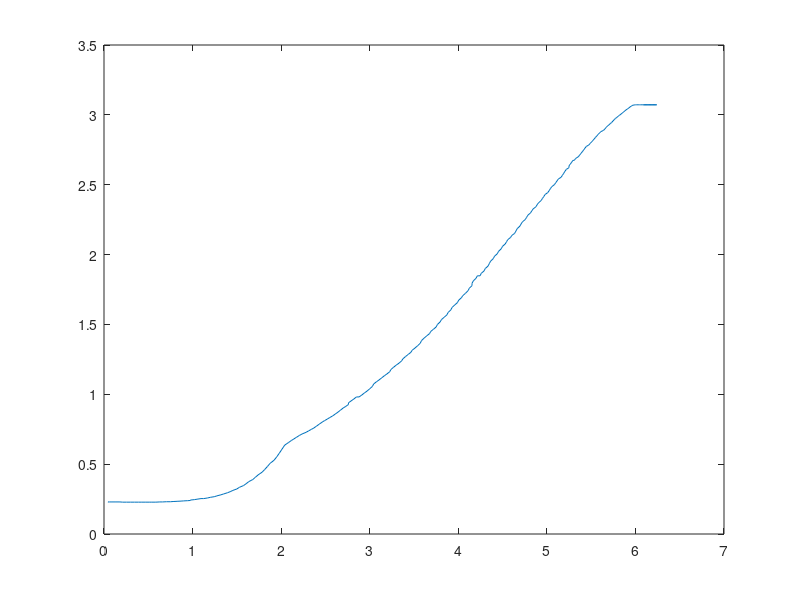
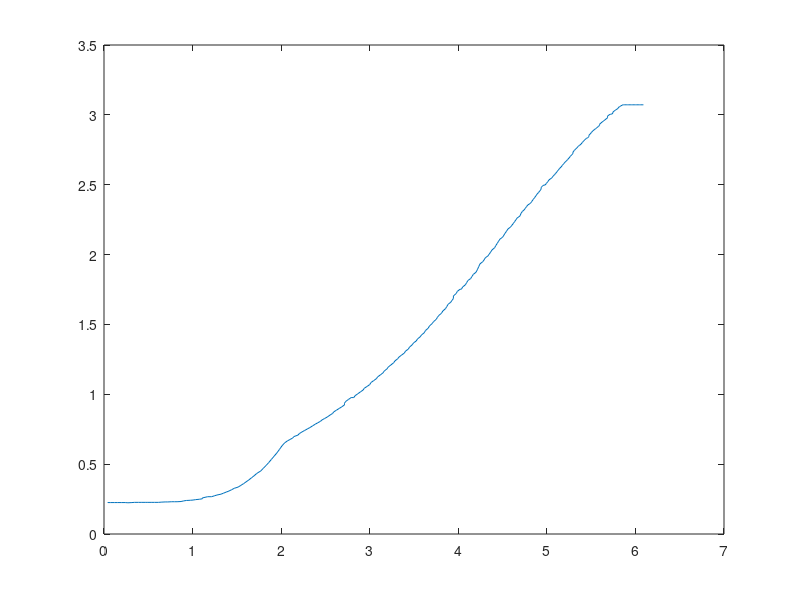
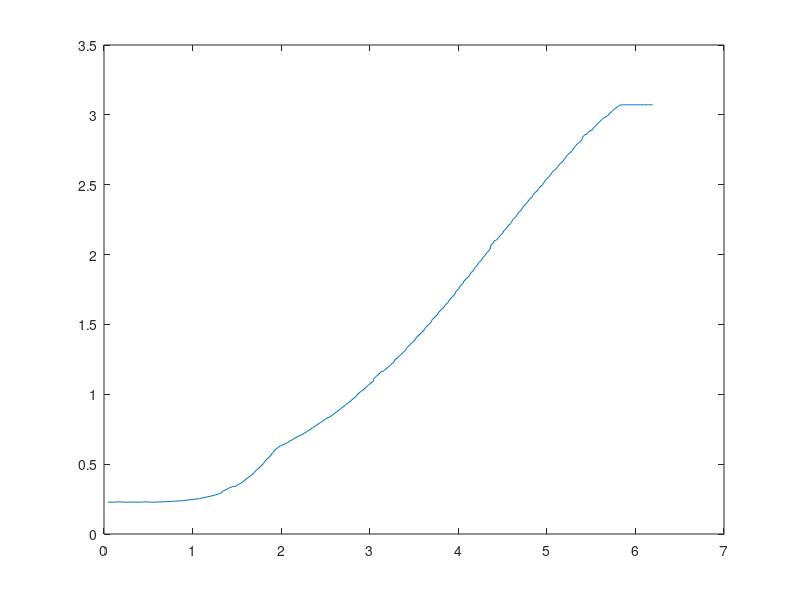
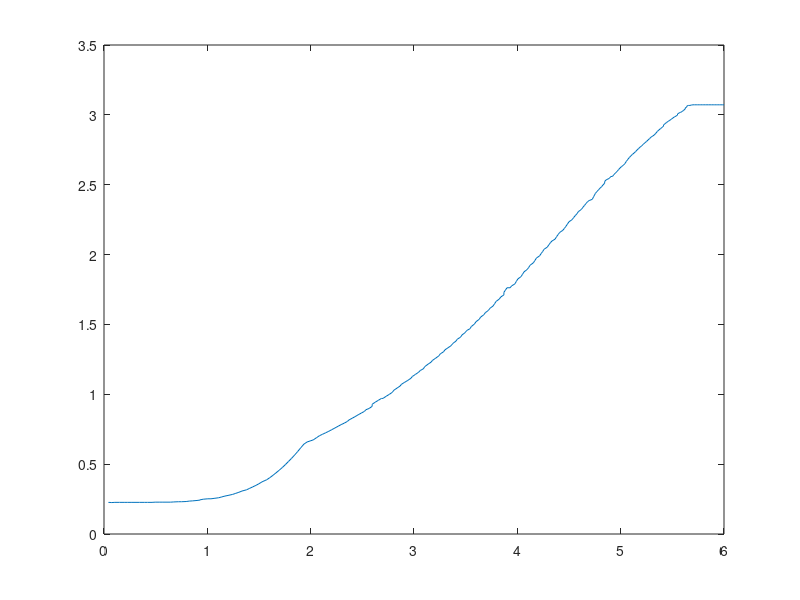

The MATLAB script that drew these images, in order:
clear all; close all;
Iv30 = [0.228	0.228	0.228	0.228	0.2295	0.2295	0.2295	0.2295	0.2295	0.228	0.228	0.228	0.228	0.228	0.228	0.228	0.228	0.228	0.228	0.2295	0.2295	0.231	0.231	0.2325	0.234	0.2355	0.237	0.2385	0.24	0.243	0.246	0.249	0.2535	0.2535	0.258	0.2625	0.267	0.273	0.2805	0.2865	0.2955	0.303	0.312	0.3225	0.3345	0.3465	0.36	0.375	0.39	0.4065	0.423	0.4425	0.462	0.483	0.5055	0.528	0.552	0.579	0.6075	0.636	0.6555	0.669	0.681	0.693	0.705	0.7155	0.7275	0.738	0.7485	0.759	0.7725	0.786	0.7995	0.8115	0.822	0.834	0.8445	0.858	0.8715	0.8865	0.9015	0.9135	0.927	0.939	0.9525	0.966	0.981	0.981	0.9945	1.0095	1.023	1.0395	1.056	1.074	1.089	1.1025	1.1175	1.1325	1.146	1.161	1.1775	1.194	1.209	1.2225	1.239	1.254	1.2705	1.2855	1.3005	1.3155	1.3305	1.347	1.365	1.3845	1.4025	1.419	1.434	1.4505	1.4655	1.482	1.5	1.518	1.5345	1.551	1.5675	1.5855	1.6035	1.6215	1.6395	1.656	1.674	1.6905	1.7055	1.722	1.7415	1.7595	1.7775	1.794	1.812	1.83	1.848	1.848	1.866	1.8825	1.9005	1.917	1.935	1.953	1.971	1.989	2.0055	2.0235	2.0415	2.0595	2.076	2.0925	2.1075	2.1225	2.1375	2.151	2.1675	2.1855	2.2035	2.22	2.235	2.25	2.265	2.2815	2.298	2.313	2.3265	2.3415	2.3565	2.37	2.3865	2.4015	2.415	2.43	2.4435	2.457	2.472	2.4855	2.5005	2.514	2.5275	2.541	2.553	2.5665	2.5815	2.5965	2.61	2.622	2.6355	2.6475	2.661	2.6745	2.6745	2.688	2.7	2.712	2.724	2.736	2.748	2.7615	2.7735	2.7855	2.796	2.8065	2.817	2.8275	2.8395	2.85	2.8605	2.871	2.88	2.889	2.8995	2.91	2.9205	2.928	2.937	2.9445	2.955	2.9655	2.9745	2.982	2.9895	2.997	3.0045	3.012	3.0195	3.0285	3.036	3.042	3.0495	3.057	3.063	3.069	3.0705	3.072	3.072	3.072	3.072	3.072	3.072	3.072	3.072	3.072	3.072	3.072	3.072	3.072	3.072	3.072	3.072	3.072	3.072	3.072	3.072	3.072]; 
Vv30 = [0.045	0.045	0.045	0.045	0.045	0.06	0.09	0.135	0.18	0.21	0.255	0.3	0.345	0.39	0.42	0.465	0.51	0.54	0.585	0.63	0.66	0.705	0.75	0.78	0.825	0.87	0.9	0.945	0.975	0.975	1.02	1.05	1.095	1.125	1.17	1.2	1.245	1.275	1.32	1.35	1.395	1.425	1.455	1.5	1.53	1.575	1.605	1.635	1.68	1.71	1.74	1.785	1.815	1.845	1.875	1.92	1.95	1.98	2.01	2.04	2.085	2.115	2.145	2.175	2.205	2.235	2.28	2.31	2.34	2.37	2.4	2.43	2.46	2.49	2.52	2.55	2.58	2.61	2.64	2.67	2.7	2.73	2.76	2.76	2.79	2.82	2.85	2.88	2.91	2.94	2.97	3	3.03	3.045	3.075	3.105	3.135	3.165	3.195	3.225	3.24	3.27	3.3	3.33	3.36	3.375	3.405	3.435	3.465	3.48	3.51	3.54	3.57	3.585	3.615	3.645	3.675	3.69	3.72	3.75	3.765	3.795	3.81	3.84	3.87	3.885	3.915	3.93	3.96	3.99	4.005	4.035	4.05	4.08	4.11	4.125	4.155	4.155	4.17	4.2	4.215	4.245	4.26	4.29	4.305	4.335	4.35	4.365	4.395	4.41	4.44	4.455	4.485	4.5	4.53	4.545	4.56	4.59	4.605	4.635	4.65	4.665	4.695	4.71	4.725	4.755	4.77	4.785	4.815	4.83	4.845	4.875	4.89	4.905	4.935	4.95	4.965	4.98	5.01	5.025	5.04	5.055	5.085	5.1	5.115	5.13	5.16	5.175	5.19	5.205	5.22	5.25	5.25	5.265	5.28	5.295	5.31	5.325	5.355	5.37	5.385	5.4	5.415	5.43	5.445	5.475	5.49	5.505	5.52	5.535	5.55	5.565	5.58	5.595	5.61	5.64	5.655	5.67	5.685	5.7	5.715	5.73	5.745	5.76	5.775	5.79	5.805	5.82	5.835	5.85	5.865	5.88	5.895	5.91	5.925	5.94	5.955	5.97	5.985	6	6.015	6.03	6.03	6.045	6.06	6.075	6.075	6.09	6.105	6.12	6.135	6.15	6.165	6.18	6.195	6.21	6.21	6.225	6.24	6.09];
Iv25 = [0.225	0.225	0.225	0.225	0.225	0.2265	0.225	0.225	0.225	0.2265	0.225	0.225	0.225	0.225	0.225	0.225	0.225	0.225	0.2235	0.225	0.2265	0.2265	0.2265	0.2265	0.2265	0.2265	0.2265	0.2265	0.228	0.2295	0.2295	0.231	0.231	0.231	0.2325	0.237	0.24	0.2415	0.243	0.246	0.249	0.252	0.258	0.2625	0.267	0.267	0.273	0.279	0.285	0.2925	0.3	0.3075	0.3165	0.327	0.336	0.348	0.36	0.3735	0.387	0.402	0.417	0.4335	0.4515	0.471	0.4905	0.5115	0.534	0.5565	0.579	0.6045	0.6315	0.6525	0.666	0.6765	0.687	0.6975	0.708	0.7185	0.7305	0.741	0.7515	0.762	0.774	0.786	0.7965	0.807	0.816	0.8265	0.837	0.8505	0.8625	0.8745	0.8865	0.8985	0.9105	0.924	0.936	0.9495	0.963	0.9765	0.9765	0.99	1.0035	1.017	1.0305	1.044	1.056	1.0695	1.0845	1.098	1.1115	1.125	1.1385	1.1535	1.167	1.182	1.1955	1.2105	1.2255	1.239	1.254	1.266	1.281	1.2945	1.3095	1.323	1.338	1.3545	1.368	1.3815	1.3965	1.4115	1.425	1.44	1.4565	1.473	1.4895	1.506	1.5195	1.536	1.551	1.5645	1.5795	1.596	1.6125	1.6275	1.644	1.659	1.6725	1.686	1.704	1.7205	1.737	1.752	1.752	1.7685	1.7835	1.8	1.815	1.8285	1.8435	1.8585	1.8735	1.8915	1.9125	1.9335	1.9485	1.9605	1.977	1.9905	2.004	2.0175	2.0325	2.049	2.0655	2.0805	2.0955	2.1105	2.124	2.139	2.154	2.1675	2.1825	2.1975	2.2095	2.2215	2.235	2.2485	2.262	2.2755	2.2965	2.31	2.3175	2.3295	2.343	2.355	2.367	2.3805	2.394	2.406	2.4195	2.433	2.4435	2.4555	2.4675	2.4795	2.49	2.4975	2.4975	2.5095	2.5215	2.535	2.5485	2.5605	2.571	2.5815	2.5935	2.6055	2.6175	2.6265	2.6385	2.6505	2.661	2.67	2.6805	2.691	2.703	2.7135	2.724	2.7345	2.745	2.7555	2.7645	2.775	2.7825	2.79	2.802	2.8125	2.823	2.8305	2.8365	2.844	2.8545	2.8635	2.8755	2.886	2.8935	2.901	2.9085	2.916	2.925	2.9325	2.9415	2.949	2.9565	2.964	2.9715	2.979	2.985	2.991	2.9985	3.0045	3.0045	3.012	3.0195	3.027	3.0345	3.0405	3.0465	3.051	3.0585	3.0645	3.069	3.0705	3.072	3.072	3.072	3.072	3.072	3.072	3.072	3.072	3.072	3.072	3.072	3.072	3.072	3.072	3.072	3.072	3.072	3.072	3.072	3.072	3.072];
Vv25 = [0.045	0.045	0.045	0.045	0.045	0.045	0.045	0.045	0.045	0.045	0.045	0.045	0.045	0.075	0.12	0.15	0.195	0.24	0.27	0.315	0.345	0.39	0.42	0.465	0.495	0.54	0.57	0.615	0.645	0.69	0.72	0.765	0.795	0.825	0.87	0.9	0.93	0.975	1.005	1.035	1.08	1.11	1.11	1.14	1.17	1.215	1.245	1.275	1.32	1.35	1.38	1.41	1.44	1.47	1.515	1.545	1.575	1.605	1.635	1.665	1.695	1.725	1.77	1.8	1.83	1.86	1.89	1.92	1.95	1.98	2.01	2.04	2.07	2.1	2.13	2.145	2.19	2.205	2.235	2.265	2.295	2.325	2.355	2.385	2.415	2.445	2.46	2.49	2.52	2.55	2.58	2.595	2.625	2.655	2.685	2.715	2.715	2.73	2.76	2.79	2.82	2.835	2.865	2.895	2.925	2.94	2.97	3	3.015	3.045	3.075	3.09	3.12	3.15	3.165	3.195	3.21	3.24	3.27	3.285	3.315	3.33	3.36	3.39	3.405	3.435	3.45	3.48	3.495	3.525	3.54	3.57	3.585	3.615	3.63	3.66	3.675	3.705	3.72	3.75	3.765	3.78	3.81	3.825	3.855	3.87	3.885	3.915	3.93	3.945	3.945	3.975	3.99	4.02	4.035	4.05	4.08	4.095	4.11	4.14	4.155	4.17	4.2	4.215	4.23	4.245	4.275	4.29	4.305	4.335	4.35	4.365	4.38	4.41	4.425	4.44	4.455	4.47	4.5	4.515	4.53	4.545	4.56	4.59	4.605	4.62	4.635	4.65	4.665	4.695	4.71	4.725	4.74	4.755	4.77	4.785	4.815	4.83	4.845	4.86	4.875	4.89	4.905	4.92	4.935	4.935	4.95	4.965	4.98	4.995	5.01	5.025	5.055	5.07	5.085	5.1	5.115	5.13	5.145	5.16	5.175	5.19	5.205	5.22	5.235	5.25	5.265	5.28	5.295	5.295	5.31	5.325	5.34	5.355	5.37	5.385	5.4	5.415	5.43	5.445	5.46	5.475	5.475	5.49	5.505	5.52	5.535	5.55	5.565	5.58	5.595	5.595	5.61	5.625	5.64	5.655	5.67	5.685	5.685	5.685	5.7	5.715	5.73	5.745	5.745	5.76	5.775	5.79	5.805	5.805	5.82	5.835	5.85	5.85	5.865	5.88	5.895	5.91	5.91	5.925	5.94	5.955	5.955	5.97	5.985	6	6	6.015	6.03	6.045	6.045	6.06	6.075	6.09	6.09];
Iv20 = [0.228	0.228	0.228	0.228	0.228	0.228	0.228	0.228	0.2295	0.2295	0.228	0.228	0.228	0.228	0.228	0.2295	0.2295	0.228	0.228	0.2295	0.2295	0.231	0.2325	0.234	0.2355	0.237	0.2385	0.2415	0.2445	0.2475	0.2505	0.2535	0.258	0.264	0.2685	0.2745	0.2805	0.2895	0.297	0.306	0.3165	0.3285	0.3405	0.3405	0.354	0.369	0.3855	0.402	0.42	0.4395	0.4605	0.483	0.5055	0.531	0.5565	0.582	0.6045	0.6195	0.6315	0.6435	0.654	0.666	0.6765	0.6885	0.699	0.711	0.723	0.735	0.747	0.7605	0.7725	0.786	0.798	0.8115	0.825	0.8385	0.852	0.867	0.8805	0.8955	0.9105	0.9255	0.9405	0.9555	0.972	0.987	1.002	1.017	1.032	1.0485	1.065	1.0815	1.0965	1.113	1.128	1.146	1.164	1.164	1.179	1.1955	1.212	1.23	1.2465	1.263	1.2795	1.2975	1.3155	1.335	1.353	1.371	1.3875	1.4055	1.4235	1.443	1.461	1.4775	1.4955	1.515	1.5345	1.5525	1.5705	1.5885	1.6065	1.6245	1.641	1.6575	1.677	1.695	1.716	1.737	1.7565	1.7745	1.7925	1.8105	1.83	1.848	1.8675	1.8855	1.905	1.9245	1.941	1.9575	1.977	1.9965	2.013	2.031	2.0475	2.0655	2.0835	2.1015	2.1015	2.1195	2.136	2.1525	2.1705	2.1885	2.205	2.2215	2.238	2.2545	2.271	2.286	2.301	2.3175	2.334	2.349	2.3655	2.379	2.394	2.409	2.4255	2.4405	2.4555	2.469	2.4825	2.499	2.514	2.5275	2.541	2.5575	2.571	2.5845	2.5965	2.61	2.6235	2.6355	2.649	2.6625	2.676	2.6895	2.7015	2.715	2.7285	2.742	2.754	2.766	2.778	2.79	2.8035	2.814	2.826	2.838	2.8485	2.859	2.859	2.8695	2.88	2.889	2.901	2.9115	2.922	2.9325	2.9415	2.9505	2.9595	2.9685	2.9775	2.9865	2.994	3.0045	3.0135	3.0225	3.0315	3.039	3.0465	3.054	3.0615	3.0675	3.0705	3.072	3.072	3.072	3.072	3.072	3.072	3.072	3.072	3.072	3.072	3.072	3.072	3.072	3.072	3.072	3.072	3.072	3.072	3.072	3.072	3.072	3.072	3.072	3.072	3.072];
Vv20 = [0.045	0.045	0.045	0.045	0.045	0.045	0.075	0.12	0.15	0.195	0.24	0.285	0.33	0.375	0.405	0.45	0.495	0.525	0.57	0.615	0.645	0.69	0.735	0.765	0.81	0.855	0.885	0.93	0.96	1.005	1.035	1.08	1.11	1.155	1.185	1.23	1.26	1.305	1.335	1.335	1.38	1.41	1.455	1.485	1.515	1.56	1.59	1.62	1.665	1.695	1.725	1.77	1.8	1.83	1.875	1.905	1.935	1.965	1.995	2.04	2.07	2.1	2.13	2.16	2.19	2.235	2.265	2.295	2.325	2.355	2.385	2.415	2.445	2.475	2.505	2.55	2.58	2.61	2.64	2.67	2.7	2.73	2.76	2.79	2.82	2.85	2.865	2.895	2.925	2.955	2.985	3.015	3.045	3.045	3.075	3.105	3.135	3.15	3.18	3.21	3.24	3.27	3.285	3.315	3.345	3.375	3.405	3.42	3.45	3.48	3.51	3.525	3.555	3.585	3.615	3.63	3.66	3.69	3.705	3.735	3.765	3.78	3.81	3.84	3.855	3.885	3.9	3.93	3.96	3.975	4.005	4.02	4.05	4.065	4.095	4.125	4.14	4.17	4.185	4.215	4.23	4.26	4.275	4.305	4.32	4.35	4.365	4.365	4.395	4.41	4.425	4.455	4.47	4.5	4.515	4.545	4.56	4.59	4.605	4.62	4.65	4.665	4.68	4.71	4.725	4.74	4.77	4.785	4.8	4.83	4.845	4.86	4.89	4.905	4.92	4.95	4.965	4.98	4.995	5.025	5.04	5.055	5.07	5.1	5.115	5.13	5.145	5.175	5.19	5.205	5.22	5.235	5.265	5.28	5.295	5.31	5.325	5.34	5.37	5.385	5.4	5.4	5.415	5.43	5.445	5.46	5.475	5.505	5.52	5.535	5.55	5.565	5.58	5.595	5.61	5.625	5.64	5.67	5.685	5.7	5.715	5.73	5.745	5.76	5.775	5.79	5.805	5.82	5.835	5.85	5.865	5.88	5.895	5.91	5.925	5.94	5.955	5.97	5.97	5.985	6	6.015	6.03	6.045	6.06	6.075	6.09	6.105	6.12	6.135	6.15	6.165	6.18	6.195];
Iv15 = [0.2265	0.2265	0.2265	0.225	0.2265	0.2265	0.2265	0.225	0.2265	0.2265	0.2265	0.2265	0.2265	0.2265	0.2265	0.2265	0.2265	0.2265	0.228	0.228	0.228	0.228	0.228	0.2295	0.231	0.231	0.2325	0.2355	0.237	0.24	0.243	0.2445	0.249	0.252	0.252	0.255	0.2595	0.2655	0.2715	0.276	0.2835	0.291	0.2985	0.3075	0.3165	0.327	0.3375	0.348	0.36	0.3735	0.3885	0.4035	0.42	0.438	0.456	0.4755	0.4965	0.519	0.5415	0.5655	0.591	0.618	0.6435	0.6585	0.666	0.6735	0.6885	0.7035	0.714	0.7245	0.735	0.747	0.759	0.771	0.783	0.7935	0.8055	0.816	0.828	0.84	0.8535	0.8655	0.8775	0.8895	0.8985	0.9135	0.9285	0.9435	0.957	0.9705	0.9705	0.9855	0.999	1.014	1.029	1.044	1.059	1.0725	1.086	1.0995	1.1145	1.128	1.143	1.158	1.17	1.182	1.1985	1.215	1.23	1.2435	1.2585	1.275	1.29	1.3035	1.3185	1.3335	1.3485	1.3635	1.38	1.395	1.4085	1.425	1.4415	1.4565	1.4685	1.485	1.503	1.5195	1.536	1.5525	1.569	1.584	1.6005	1.6155	1.632	1.6485	1.665	1.6815	1.6965	1.7115	1.7295	1.746	1.7625	1.7625	1.776	1.7895	1.8075	1.8255	1.842	1.8585	1.8765	1.893	1.908	1.9245	1.941	1.9575	1.9755	1.9905	2.007	2.022	2.0385	2.0535	2.07	2.085	2.097	2.1105	2.1285	2.1435	2.1585	2.1735	2.187	2.202	2.2185	2.235	2.25	2.265	2.2785	2.2905	2.307	2.3235	2.3385	2.352	2.3655	2.379	2.3865	2.3955	2.4165	2.4375	2.451	2.463	2.475	2.4855	2.499	2.511	2.523	2.535	2.5455	2.559	2.559	2.5725	2.5845	2.595	2.6085	2.6205	2.631	2.6385	2.6505	2.667	2.682	2.6955	2.7075	2.718	2.727	2.7375	2.7495	2.76	2.7705	2.7795	2.79	2.8005	2.8095	2.82	2.8305	2.841	2.8485	2.856	2.868	2.8815	2.892	2.901	2.91	2.919	2.928	2.937	2.946	2.9535	2.961	2.9685	2.9775	2.985	2.991	2.9985	3.006	3.0135	3.018	3.024	3.033	3.042	3.0495	3.057	3.063	3.0675	3.0675	3.0705	3.072	3.072	3.072	3.072	3.072	3.072	3.072	3.072	3.072	3.072	3.072	3.072	3.072	3.072	3.072	3.072	3.072	3.072	3.072	3.072	3.072	3.072	3.072	3.072	3.072	3.072	3.072];
Vv15 = [0.045	0.045	0.045	0.045	0.045	0.045	0.045	0.075	0.105	0.15	0.195	0.225	0.27	0.3	0.345	0.39	0.42	0.465	0.495	0.54	0.57	0.6	0.645	0.675	0.72	0.75	0.795	0.825	0.855	0.9	0.93	0.93	0.96	1.005	1.035	1.065	1.11	1.14	1.17	1.2	1.245	1.275	1.305	1.335	1.38	1.41	1.44	1.47	1.5	1.53	1.575	1.605	1.635	1.665	1.695	1.725	1.755	1.785	1.815	1.845	1.875	1.905	1.935	1.965	1.995	2.025	2.055	2.085	2.115	2.145	2.175	2.205	2.235	2.265	2.295	2.325	2.355	2.37	2.4	2.43	2.46	2.49	2.52	2.535	2.565	2.595	2.595	2.625	2.655	2.685	2.7	2.73	2.76	2.79	2.805	2.835	2.865	2.88	2.91	2.94	2.97	2.985	3.015	3.045	3.06	3.09	3.105	3.135	3.165	3.18	3.21	3.24	3.255	3.285	3.3	3.33	3.36	3.375	3.405	3.42	3.45	3.465	3.495	3.51	3.54	3.555	3.585	3.6	3.63	3.645	3.675	3.69	3.72	3.735	3.765	3.78	3.795	3.825	3.84	3.87	3.87	3.885	3.9	3.93	3.945	3.975	3.99	4.005	4.035	4.05	4.065	4.095	4.11	4.125	4.155	4.17	4.185	4.215	4.23	4.245	4.26	4.29	4.305	4.32	4.335	4.365	4.38	4.395	4.41	4.44	4.455	4.47	4.485	4.5	4.53	4.545	4.56	4.575	4.59	4.62	4.635	4.65	4.665	4.68	4.695	4.725	4.74	4.755	4.77	4.785	4.8	4.815	4.83	4.845	4.845	4.86	4.89	4.905	4.92	4.935	4.95	4.965	4.98	4.995	5.01	5.025	5.04	5.055	5.07	5.085	5.1	5.115	5.13	5.145	5.16	5.175	5.19	5.205	5.22	5.235	5.25	5.265	5.28	5.295	5.31	5.325	5.34	5.355	5.37	5.385	5.4	5.415	5.415	5.43	5.445	5.46	5.475	5.49	5.505	5.52	5.535	5.55	5.55	5.565	5.58	5.595	5.61	5.625	5.625	5.64	5.64	5.655	5.67	5.685	5.7	5.715	5.715	5.73	5.745	5.76	5.775	5.775	5.79	5.805	5.82	5.835	5.835	5.85	5.865	5.88	5.88	5.895	5.91	5.925	5.925	5.94	5.955	5.97	5.97	5.985	6];
Iv10 = [0.2265	0.2265	0.228	0.228	0.228	0.228	0.228	0.228	0.2265	0.2265	0.228	0.2295	0.2295	0.2295	0.2295	0.2295	0.228	0.228	0.228	0.228	0.2295	0.2295	0.2295	0.2295	0.2295	0.231	0.231	0.2325	0.2325	0.234	0.2355	0.2385	0.24	0.2415	0.2445	0.2475	0.2505	0.2505	0.255	0.258	0.264	0.2685	0.2745	0.2805	0.288	0.2955	0.303	0.312	0.3225	0.333	0.345	0.3585	0.3735	0.39	0.408	0.426	0.4455	0.468	0.4905	0.5145	0.54	0.5685	0.597	0.624	0.6435	0.657	0.6705	0.684	0.696	0.7095	0.7215	0.7335	0.7455	0.7575	0.7695	0.783	0.795	0.8085	0.8205	0.8355	0.849	0.8625	0.876	0.891	0.906	0.921	0.936	0.9495	0.9645	0.9795	0.996	0.996	1.0125	1.029	1.044	1.0605	1.0785	1.0965	1.1115	1.125	1.14	1.155	1.173	1.1895	1.206	1.2225	1.239	1.257	1.2765	1.296	1.3125	1.329	1.3485	1.3635	1.38	1.3965	1.4145	1.431	1.4475	1.4655	1.482	1.5015	1.521	1.5405	1.5585	1.5765	1.5945	1.6125	1.6305	1.65	1.671	1.689	1.707	1.725	1.743	1.761	1.7805	1.7985	1.818	1.8375	1.8555	1.875	1.893	1.9125	1.932	1.953	1.953	1.971	1.9905	2.0085	2.0235	2.0325	2.0505	2.0745	2.097	2.1165	2.1345	2.151	2.1675	2.184	2.2005	2.2185	2.2365	2.25	2.2665	2.283	2.2995	2.3145	2.331	2.349	2.3625	2.3775	2.397	2.4165	2.436	2.451	2.466	2.4825	2.496	2.5095	2.5245	2.538	2.553	2.5665	2.5815	2.595	2.61	2.625	2.6385	2.6535	2.6625	2.6775	2.7045	2.7195	2.7285	2.739	2.7525	2.7645	2.778	2.79	2.79	2.8035	2.8155	2.8275	2.8395	2.8515	2.8635	2.8755	2.8875	2.8995	2.9085	2.916	2.9295	2.94	2.949	2.958	2.9685	2.9775	2.9895	3	3.009	3.0195	3.0285	3.036	3.0435	3.0525	3.06	3.0675	3.0705	3.072	3.072	3.072	3.072	3.072	3.072	3.072	3.072	3.072	3.072	3.072	3.072	3.072	3.072	3.072	3.072	3.072	3.072	3.072	3.072	3.072	3.072];
Vv10 = [0.045	0.045	0.045	0.045	0.045	0.045	0.045	0.045	0.045	0.045	0.045	0.045	0.06	0.09	0.135	0.18	0.225	0.27	0.3	0.345	0.39	0.435	0.465	0.51	0.555	0.6	0.63	0.675	0.705	0.75	0.795	0.825	0.87	0.915	0.915	0.945	0.99	1.02	1.065	1.095	1.14	1.17	1.215	1.245	1.29	1.32	1.365	1.395	1.425	1.47	1.5	1.545	1.575	1.605	1.65	1.68	1.71	1.755	1.785	1.815	1.845	1.89	1.92	1.95	1.98	2.01	2.055	2.085	2.115	2.145	2.175	2.22	2.25	2.28	2.31	2.34	2.37	2.4	2.43	2.46	2.49	2.535	2.565	2.595	2.625	2.655	2.685	2.715	2.715	2.745	2.775	2.805	2.835	2.865	2.88	2.91	2.94	2.97	3	3.03	3.06	3.09	3.12	3.15	3.165	3.195	3.225	3.255	3.285	3.3	3.33	3.36	3.39	3.42	3.435	3.465	3.495	3.525	3.54	3.57	3.6	3.615	3.645	3.675	3.69	3.72	3.75	3.765	3.795	3.825	3.84	3.87	3.9	3.915	3.945	3.96	3.99	4.02	4.035	4.065	4.08	4.11	4.11	4.125	4.155	4.17	4.2	4.23	4.245	4.26	4.29	4.305	4.335	4.35	4.38	4.395	4.425	4.44	4.47	4.485	4.5	4.53	4.545	4.575	4.59	4.62	4.635	4.65	4.68	4.695	4.71	4.74	4.755	4.77	4.8	4.815	4.83	4.86	4.875	4.89	4.92	4.935	4.95	4.965	4.995	5.01	5.025	5.055	5.07	5.085	5.1	5.13	5.145	5.16	5.175	5.19	5.19	5.22	5.235	5.25	5.265	5.28	5.31	5.325	5.34	5.355	5.37	5.385	5.4	5.43	5.445	5.46	5.475	5.49	5.505	5.52	5.535	5.565	5.58	5.595	5.61	5.625	5.64	5.655	5.67	5.685	5.7	5.715	5.73	5.745	5.76	5.775	5.79	5.805	5.82	5.835	5.85	5.865	5.88	5.895	5.91	5.925	5.94	5.955	5.97	5.985	6	6.015	6.03	6.045	6.045];
Iv05 = [0.2265	0.2265	0.2265	0.2265	0.2265	0.2265	0.2265	0.228	0.228	0.2265	0.2265	0.2295	0.228	0.2265	0.2265	0.2265	0.2265	0.2265	0.228	0.228	0.228	0.2295	0.2295	0.231	0.2325	0.234	0.2355	0.2385	0.24	0.243	0.246	0.249	0.2535	0.258	0.2625	0.2685	0.2745	0.2805	0.288	0.297	0.3045	0.315	0.3255	0.3375	0.3495	0.363	0.378	0.3945	0.411	0.411	0.4305	0.4485	0.4695	0.4905	0.5145	0.54	0.5685	0.597	0.6255	0.6495	0.6645	0.6765	0.687	0.699	0.711	0.723	0.735	0.747	0.759	0.7725	0.7845	0.798	0.8085	0.8205	0.834	0.8475	0.8625	0.876	0.888	0.9015	0.9165	0.9315	0.945	0.96	0.9765	0.99	1.005	1.0215	1.0365	1.053	1.068	1.0845	1.0995	1.1145	1.131	1.1475	1.164	1.179	1.1955	1.2105	1.2285	1.2435	1.2585	1.2585	1.275	1.293	1.308	1.3245	1.341	1.3575	1.374	1.392	1.4085	1.4265	1.443	1.461	1.479	1.497	1.515	1.5315	1.5495	1.5675	1.5855	1.6035	1.6215	1.6395	1.659	1.677	1.695	1.7115	1.7295	1.749	1.7685	1.7865	1.806	1.8255	1.8435	1.863	1.8795	1.8975	1.9155	1.9365	1.9545	1.9725	1.992	2.01	2.028	2.046	2.0655	2.0835	2.103	2.121	2.136	2.151	2.169	2.187	2.205	2.2215	2.2215	2.238	2.256	2.2725	2.2875	2.307	2.325	2.34	2.3565	2.3715	2.388	2.403	2.418	2.4345	2.451	2.466	2.4825	2.4975	2.514	2.529	2.5425	2.5575	2.574	2.5875	2.601	2.6145	2.6295	2.6445	2.658	2.6715	2.685	2.6985	2.712	2.724	2.736	2.7495	2.7615	2.7735	2.784	2.796	2.808	2.8185	2.8305	2.844	2.8545	2.8635	2.874	2.886	2.898	2.91	2.9205	2.9295	2.9385	2.9385	2.9475	2.958	2.9685	2.979	2.9895	2.9985	3.0075	3.0165	3.0255	3.0345	3.0435	3.051	3.06	3.0675	3.0705	3.072	3.072	3.072	3.072	3.072	3.072	3.072	3.072	3.072	3.072	3.072	3.072	3.072	3.072	3.072	3.072	3.072	3.072	3.072	3.072	3.072	3.072	3.072	3.072	3.072	3.072	3.072	3.072	3.072	3.072	3.072	3.072	3.072	3.072	3.072	3.072	3.072	3.072	3.072	3.072	3.072	3.072	3.072	3.072	3.072	3.072	3.072	3.072	3.072	3.072	3.072	3.072	3.072	3.072	3.072	3.072	3.072	3.072	3.072	3.072	3.072	3.072	3.072	3.072	3.072	3.072	3.072	3.072	3.072	3.072	3.072	3.072	3.072	3.072	3.072	3.072	3.072	3.072	3.072	3.072	3.072	3.072	3.072	3.072	3.072	3.072	3.072	3.072	3.072	3.072	3.072	3.072	3.072	3.072	3.072	3.072	3.072	3.072	3.072	3.072	3.072	3.072	3.072];
Vv05 = [0.045	0.045	0.045	0.045	0.045	0.045	0.045	0.045	0.06	0.09	0.135	0.18	0.21	0.255	0.3	0.345	0.375	0.42	0.45	0.495	0.54	0.57	0.615	0.645	0.69	0.72	0.765	0.795	0.84	0.87	0.915	0.945	0.99	1.02	1.05	1.095	1.125	1.17	1.2	1.23	1.275	1.305	1.335	1.38	1.41	1.41	1.44	1.47	1.515	1.545	1.575	1.605	1.65	1.68	1.71	1.74	1.77	1.815	1.845	1.875	1.905	1.935	1.965	1.995	2.025	2.055	2.085	2.115	2.16	2.19	2.22	2.25	2.28	2.31	2.34	2.37	2.4	2.43	2.46	2.475	2.505	2.535	2.565	2.595	2.625	2.655	2.685	2.715	2.745	2.76	2.79	2.82	2.85	2.88	2.91	2.925	2.955	2.985	3.015	3.015	3.03	3.06	3.09	3.12	3.15	3.165	3.195	3.225	3.24	3.27	3.3	3.315	3.345	3.375	3.39	3.42	3.45	3.465	3.495	3.525	3.54	3.57	3.585	3.615	3.645	3.66	3.69	3.705	3.735	3.75	3.78	3.795	3.825	3.84	3.87	3.885	3.915	3.93	3.96	3.975	4.005	4.02	4.05	4.065	4.08	4.11	4.125	4.155	4.17	4.2	4.215	4.23	4.26	4.275	4.275	4.29	4.32	4.335	4.365	4.38	4.395	4.41	4.44	4.455	4.47	4.5	4.515	4.53	4.56	4.575	4.59	4.62	4.635	4.65	4.665	4.695	4.71	4.725	4.74	4.755	4.785	4.8	4.815	4.83	4.845	4.875	4.89	4.905	4.92	4.935	4.95	4.98	4.995	5.01	5.025	5.04	5.055	5.085	5.1	5.115	5.13	5.145	5.16	5.175	5.19	5.205	5.22	5.25	5.25	5.265	5.28	5.295	5.31	5.325	5.34	5.355	5.37	5.385	5.4	5.415	5.43	5.445	5.46	5.475	5.49	5.505	5.52	5.535	5.55	5.565	5.58	5.595	5.61	5.625	5.64	5.655	5.67	5.685	5.685	5.7	5.715	5.73	5.745	5.76	5.775	5.79	5.805	5.805	5.82	5.835	5.85	5.865	5.88	5.895	5.91	5.91	5.925	5.94	5.955	5.97	5.985	6	6	6	6.015	6.03	6.045	6.06	6.075	6.075	6.09	6.105	6.12	6.135	6.135	6.15	6.165	6.18	6.195	6.195	6.21	6.225	6.24	6.24	6.255	6.27	6.285	6.285	6.3	6.315	6.33	6.33	6.345	6.36	6.36	6.375	6.39	6.405	6.405	6.42	6.435	6.435	6.45	6.465	6.465	6.48	6.495	6.51	6.51	6.525	6.54	6.54	6.555	6.57	6.57	6.585	6.585	6.6	6.6	6.615	6.63	6.63	6.645	6.645	6.66	6.675	6.675	6.69	6.705	6.705];
Iv00 = [0.228	0.228	0.228	0.228	0.2265	0.2265	0.228	0.2295	0.228	0.2265	0.225	0.2265	0.2265	0.228	0.228	0.228	0.2265	0.228	0.228	0.228	0.228	0.228	0.228	0.228	0.228	0.228	0.228	0.228	0.2295	0.2295	0.2295	0.231	0.231	0.2325	0.234	0.2355	0.237	0.2385	0.24	0.243	0.246	0.249	0.252	0.2565	0.261	0.2655	0.2715	0.2775	0.2835	0.291	0.3	0.309	0.318	0.3285	0.3405	0.354	0.3675	0.3825	0.399	0.417	0.435	0.456	0.477	0.4995	0.525	0.5505	0.5775	0.6075	0.63	0.6465	0.6585	0.6705	0.6825	0.6945	0.7065	0.7185	0.732	0.7425	0.7425	0.7545	0.768	0.7815	0.7935	0.807	0.822	0.8355	0.8505	0.864	0.879	0.8955	0.909	0.924	0.9375	0.9525	0.9675	0.984	1.0005	1.0155	1.032	1.0485	1.065	1.0815	1.0995	1.116	1.134	1.1505	1.167	1.185	1.2015	1.218	1.2345	1.2525	1.269	1.2855	1.3035	1.323	1.341	1.3605	1.3785	1.398	1.4145	1.4325	1.4505	1.47	1.4895	1.509	1.5285	1.548	1.566	1.5855	1.605	1.6245	1.6245	1.644	1.6635	1.683	1.7025	1.7235	1.7445	1.764	1.7835	1.803	1.8225	1.8435	1.863	1.884	1.905	1.9245	1.944	1.9635	1.983	2.0025	2.022	2.0415	2.0625	2.082	2.103	2.1225	2.142	2.1585	2.178	2.196	2.2155	2.235	2.253	2.271	2.2905	2.307	2.3235	2.34	2.358	2.376	2.3925	2.4105	2.4285	2.4465	2.463	2.4795	2.4975	2.5155	2.5335	2.5485	2.565	2.58	2.5965	2.6115	2.6115	2.6265	2.6415	2.658	2.6745	2.6895	2.703	2.718	2.7315	2.7465	2.7615	2.7765	2.793	2.805	2.8155	2.829	2.841	2.8545	2.8665	2.8785	2.8905	2.9025	2.9145	2.925	2.9355	2.946	2.958	2.9685	2.979	2.988	2.9985	3.009	3.018	3.0255	3.0345	3.042	3.051	3.06	3.0675	3.0705	3.072	3.072	3.072	3.072	3.072	3.072	3.072	3.072	3.072	3.072	3.072	3.072	3.072	3.072	3.072	3.072	3.072	3.072	3.072	3.072	3.072	3.072];
Vv00 = [0.045	0.045	0.045	0.045	0.045	0.045	0.045	0.06	0.045	0.045	0.06	0.06	0.06	0.045	0.06	0.045	0.075	0.105	0.15	0.195	0.195	0.24	0.285	0.33	0.36	0.405	0.45	0.495	0.525	0.57	0.615	0.645	0.69	0.735	0.765	0.81	0.855	0.885	0.93	0.96	1.005	1.035	1.08	1.11	1.155	1.185	1.23	1.26	1.305	1.335	1.38	1.41	1.455	1.485	1.515	1.56	1.59	1.62	1.665	1.695	1.725	1.77	1.8	1.83	1.875	1.905	1.935	1.965	1.995	2.04	2.07	2.1	2.13	2.16	2.205	2.205	2.235	2.265	2.295	2.325	2.355	2.385	2.415	2.445	2.475	2.52	2.55	2.58	2.61	2.64	2.67	2.7	2.73	2.76	2.79	2.82	2.85	2.865	2.895	2.925	2.955	2.985	3.015	3.045	3.075	3.105	3.135	3.15	3.18	3.21	3.24	3.27	3.3	3.315	3.345	3.375	3.405	3.435	3.45	3.48	3.51	3.525	3.555	3.585	3.615	3.63	3.66	3.69	3.705	3.705	3.735	3.765	3.78	3.81	3.84	3.855	3.885	3.915	3.93	3.96	3.975	4.005	4.02	4.05	4.08	4.095	4.125	4.14	4.17	4.185	4.215	4.23	4.26	4.275	4.305	4.32	4.35	4.365	4.395	4.41	4.44	4.455	4.485	4.5	4.515	4.545	4.56	4.59	4.605	4.62	4.65	4.665	4.695	4.71	4.725	4.755	4.77	4.785	4.815	4.83	4.845	4.875	4.89	4.89	4.905	4.92	4.95	4.965	4.98	5.01	5.025	5.04	5.055	5.085	5.1	5.115	5.13	5.16	5.175	5.19	5.205	5.22	5.25	5.265	5.28	5.295	5.31	5.325	5.355	5.37	5.385	5.4	5.415	5.43	5.445	5.475	5.49	5.505	5.52	5.535	5.55	5.565	5.58	5.61	5.625	5.64	5.655	5.67	5.685	5.7	5.715	5.73	5.745	5.76	5.775	5.79	5.805	5.805	5.82	5.835	5.85	5.865	5.88	5.895	5.91	5.925	5.94	5.91];

figure(1);clf; plot(Vv30,Iv30); figure(2);clf; plot(Vv25,Iv25); figure(3);clf; plot(Vv20,Iv20);
figure(4);clf; plot(Vv15,Iv15); figure(5);clf; plot(Vv10,Iv10); figure(6);clf; plot(Vv05,Iv05);
figure(7);clf; plot(Vv00,Iv00);
